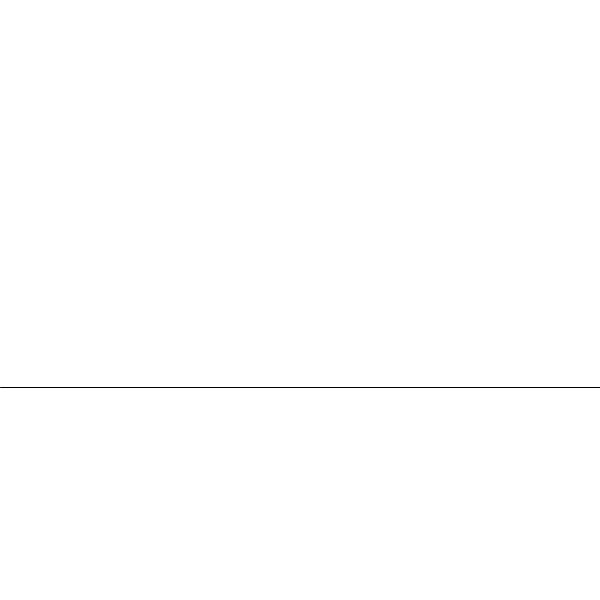
Frame 1 (no input)
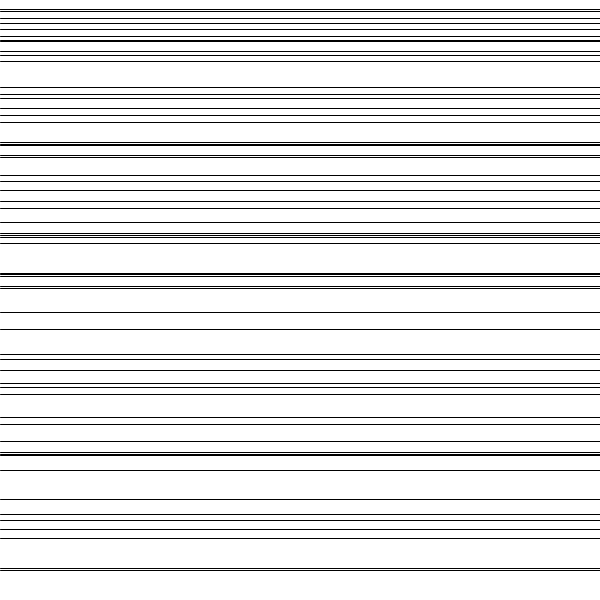
Frame 60 (the mouse pressed at the canvas centre just before this capture)
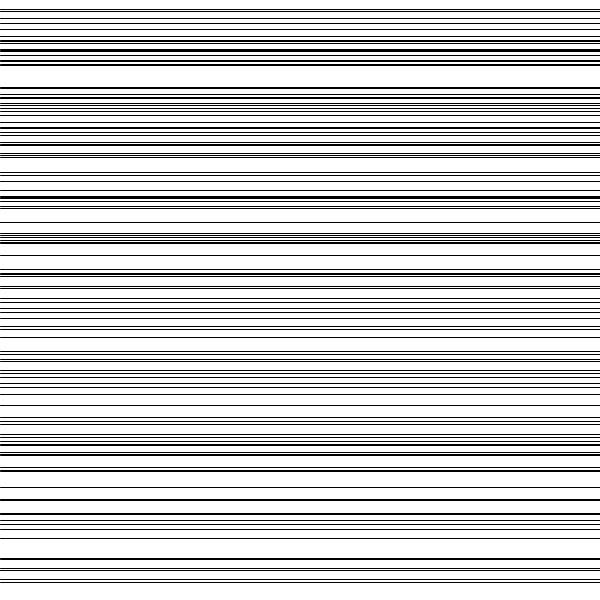
Frame 120 (the mouse held since frame 60 and released just before this capture)

The Processing sketch that drew these frames (run headless with seeded random() and noise(); from frame 60 on, the mouse is pressed at the canvas centre):

// Processing sketch: animate_lines
// ── animate_lines.pde
void setup() {
  size(600, 600);
  frameRate(10);
  background(255);
  stroke(0);
}

void draw() {
  //background(255);
  float yPosition = random(height);
  line(0,yPosition, width,yPosition);
}
